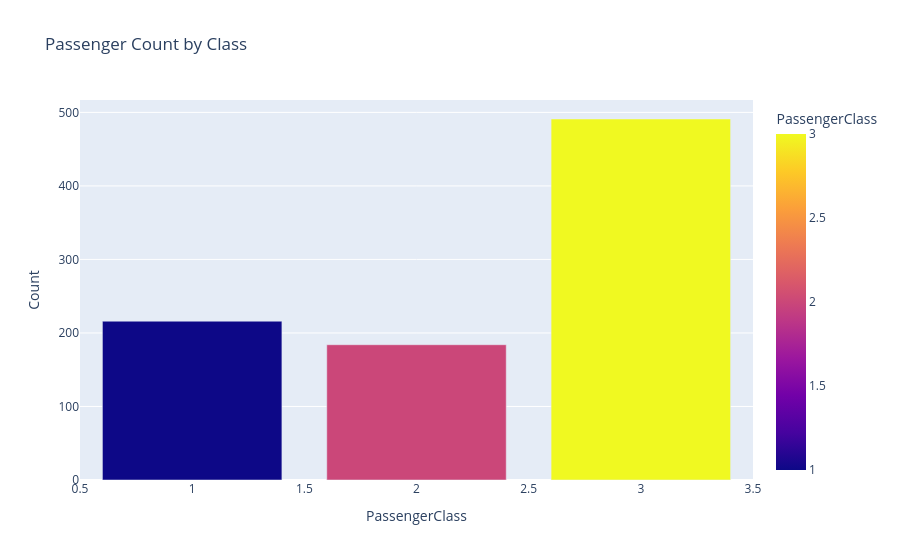

Notebook code for this chart:
### Markdown cell above
## STEP 9 — Visualize with Plotly (Interactive Charts)

### Code cell
# Create an interactive bar chart showing passenger count per PassengerClass
# First get value_counts and reset_index to make it a clean DataFrame
# Color each bar by PassengerClass and hover to see exact counts
#pip install "nbformat>=4.2.0"

class_counts = df['PassengerClass'].value_counts().reset_index()
class_counts.columns = ['PassengerClass', 'Count']

fig = px.bar(class_counts, x='PassengerClass', y='Count',
             title='Passenger Count by Class',
             color='PassengerClass')

# import plotly.io as pio
# pio.renderers.default = "browser" # or "notebook_connected" 

fig.show()

### Figure 1 — Plotly figure (JSON) as saved in the notebook; plotly's stock layout.template omitted (floating-point values rounded to 4 significant figures)
{"data": [{"hovertemplate": "PassengerClass=%{marker.color}<br>Count=%{y}<extra></extra>", "legendgroup": "", "marker": {"color": [3, 1, 2], "coloraxis": "coloraxis", "pattern": {"shape": ""}}, "name": "", "orientation": "v", "showlegend": false, "textposition": "auto", "type": "bar", "x": [3, 1, 2], "xaxis": "x", "y": [491, 216, 184], "yaxis": "y"}], "layout": {"barmode": "relative", "coloraxis": {"colorbar": {"title": {"text": "PassengerClass"}}, "colorscale": [[0, "#0d0887"], [0.1111, "#46039f"], [0.2222, "#7201a8"], [0.3333, "#9c179e"], [0.4444, "#bd3786"], [0.5556, "#d8576b"], [0.6667, "#ed7953"], [0.7778, "#fb9f3a"], [0.8889, "#fdca26"], [1, "#f0f921"]]}, "legend": {"tracegroupgap": 0}, "title": {"text": "Passenger Count by Class"}, "xaxis": {"anchor": "y", "domain": [0, 1], "title": {"text": "PassengerClass"}}, "yaxis": {"anchor": "x", "domain": [0, 1], "title": {"text": "Count"}}}}
